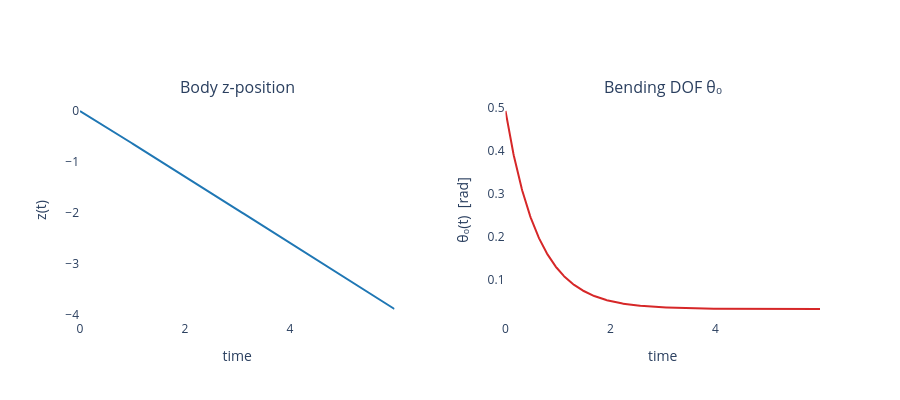

Notebook source saved alongside this figure:
### Markdown cell above
## Step 4 — Plot the trajectory and the DOF

The body falls along `−ẑ` while the spring relaxes the bending DOF back
toward zero. The two motions are **coupled**: the soft mobility tensor
`M_H` carries the gravity force into a small DOF rate, and `M_K` carries
the elastic restoring torque (proportional to `theta0`) into both DOF
relaxation and a transient body translation.

### Code cell
t = np.arange(n_steps) * dt

fig = make_subplots(
    rows=1, cols=2,
    subplot_titles=("Body z-position", "Bending DOF θ₀"),
    horizontal_spacing=0.15,
)
fig.add_trace(go.Scatter(x=t, y=np.asarray(positions[:, 2]),
                         mode="lines", line=dict(color="#1f77b4", width=2),
                         showlegend=False), row=1, col=1)
fig.add_trace(go.Scatter(x=t, y=np.asarray(dofs[:, 0]),
                         mode="lines", line=dict(color="#d62728", width=2),
                         showlegend=False), row=1, col=2)
fig.update_xaxes(title_text="time", row=1, col=1)
fig.update_xaxes(title_text="time", row=1, col=2)
fig.update_yaxes(title_text="z(t)", row=1, col=1)
fig.update_yaxes(title_text="θ₀(t)  [rad]", row=1, col=2)
fig.update_layout(width=900, height=400, plot_bgcolor="white")
fig.show()

### Figure 1 — Plotly figure (JSON) as saved in the notebook; plotly's stock layout.template omitted (floating-point values rounded to 4 significant figures; data arrays with more than 128 entries replaced by an {"elided": "..."} marker saying what was removed)
{"data": [{"line": {"color": "#1f77b4", "width": 2}, "mode": "lines", "showlegend": false, "type": "scatter", "x": {"elided": "600 float values"}, "xaxis": "x", "y": {"elided": "600 float values"}, "yaxis": "y"}, {"line": {"color": "#d62728", "width": 2}, "mode": "lines", "showlegend": false, "type": "scatter", "x": {"elided": "600 float values"}, "xaxis": "x2", "y": {"elided": "600 float values"}, "yaxis": "y2"}], "layout": {"annotations": [{"font": {"size": 16}, "showarrow": false, "text": "Body z-position", "x": 0.2125, "xanchor": "center", "xref": "paper", "y": 1.0, "yanchor": "bottom", "yref": "paper"}, {"font": {"size": 16}, "showarrow": false, "text": "Bending DOF θ₀", "x": 0.7875, "xanchor": "center", "xref": "paper", "y": 1.0, "yanchor": "bottom", "yref": "paper"}], "height": 400, "plot_bgcolor": "white", "width": 900, "xaxis": {"anchor": "y", "domain": [0.0, 0.425], "title": {"text": "time"}}, "xaxis2": {"anchor": "y2", "domain": [0.575, 1.0], "title": {"text": "time"}}, "yaxis": {"anchor": "x", "domain": [0.0, 1.0], "title": {"text": "z(t)"}}, "yaxis2": {"anchor": "x2", "domain": [0.0, 1.0], "title": {"text": "θ₀(t)  [rad]"}}}}
